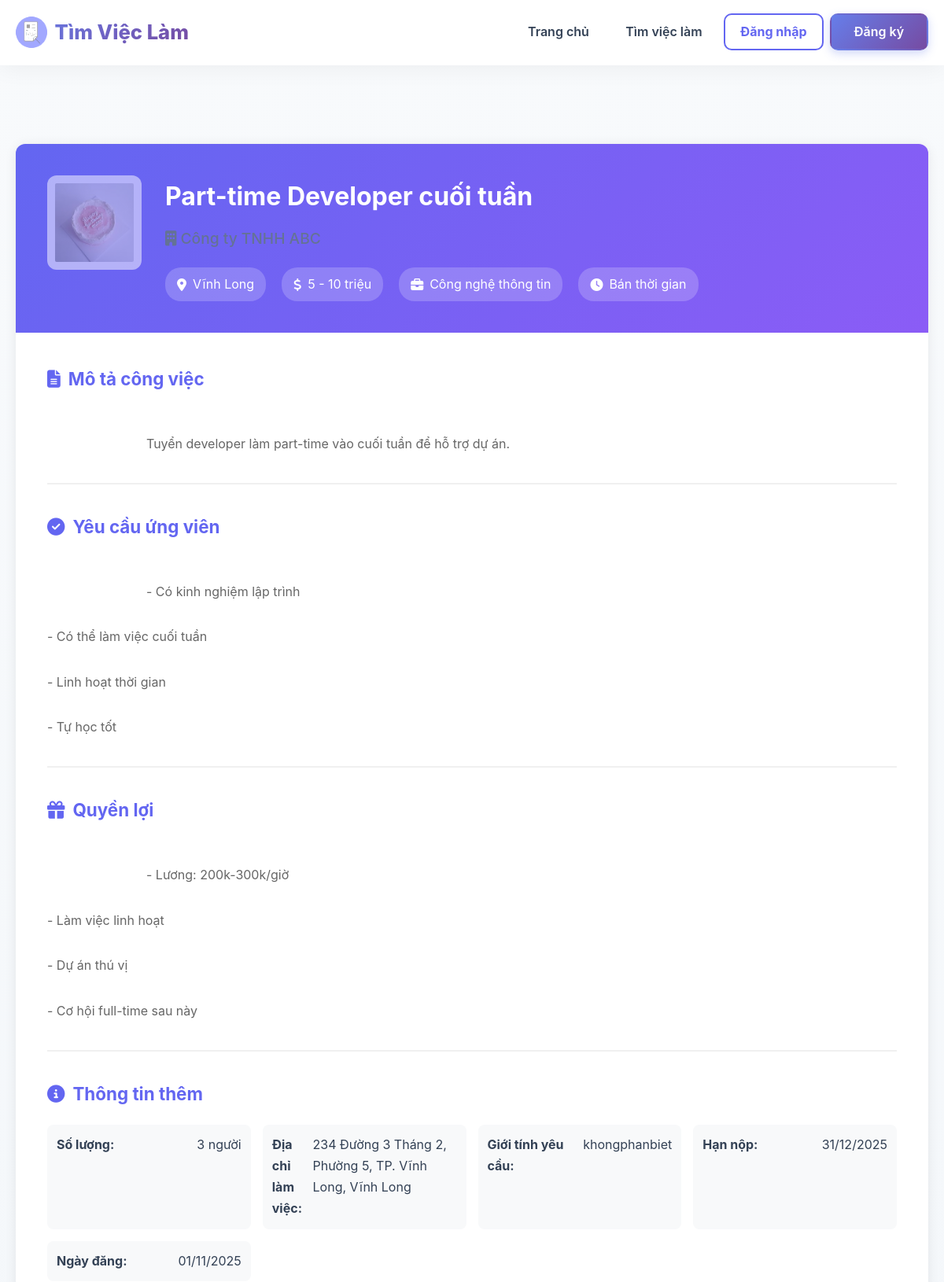
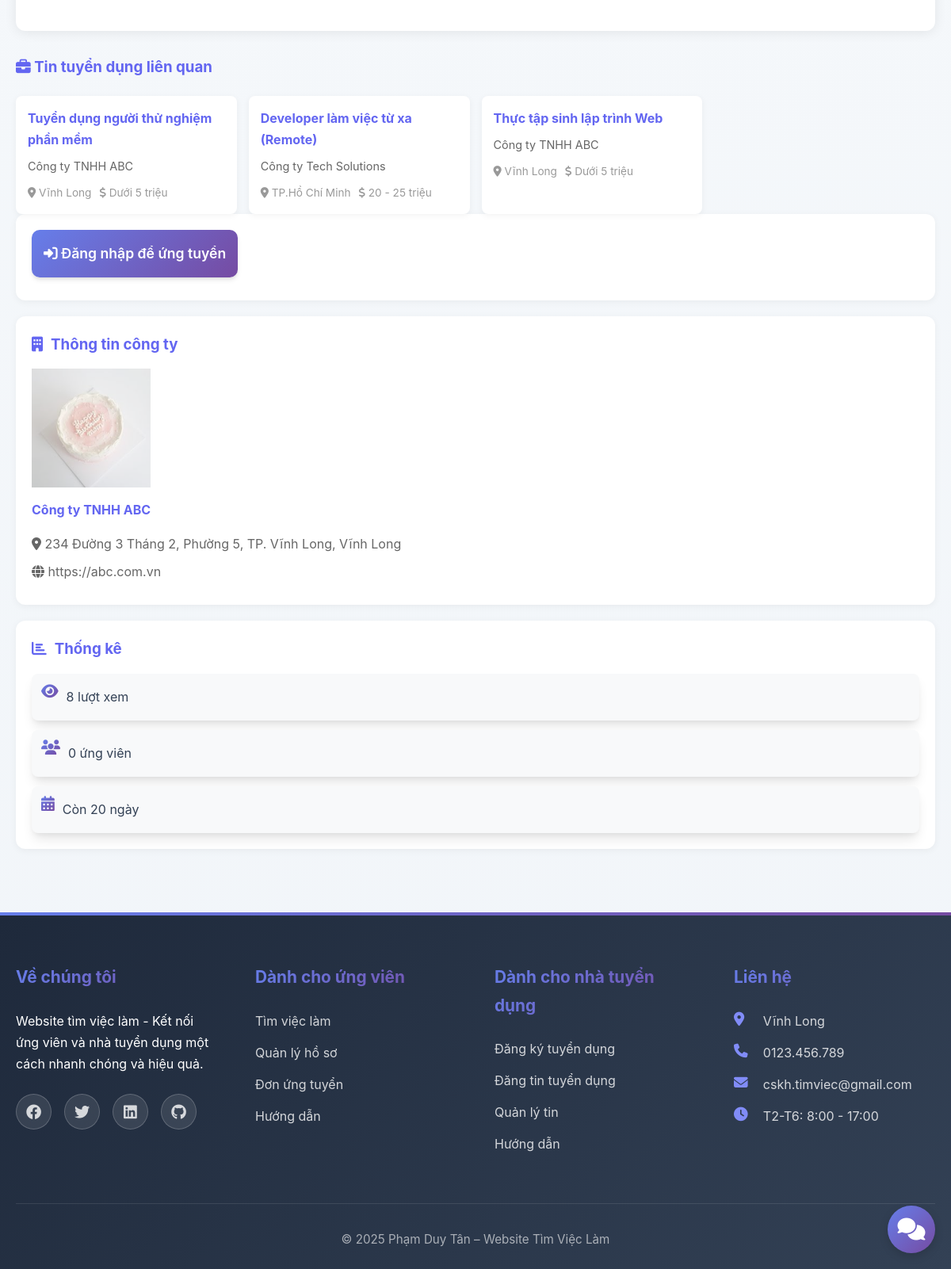
The page /tintuyendung/chitiet/12 on the database its author committed (2 pictures, top to bottom).
### tables this page shows
CREATE TABLE `tintuyendung` (
  `id` int(11) NOT NULL,
  `nguoidung_id` int(11) NOT NULL COMMENT 'ID nhà tuyển dụng',
  `tieude` varchar(500) NOT NULL,
  `nganhnghe_id` int(11) NOT NULL,
  `mucluong_id` int(11) DEFAULT NULL,
  `loaicongviec_id` int(11) DEFAULT NULL,
  `tinhthanh_id` int(11) DEFAULT NULL,
  `diachilamviec` text DEFAULT NULL,
  `soluong` int(11) DEFAULT 1,
  `gioitinh_yc` enum('nam','nu','khongphanbiet') DEFAULT 'khongphanbiet',
  `mota` text DEFAULT NULL,
  `yeucau` text DEFAULT NULL,
  `quyenloi` text DEFAULT NULL,
  `ngayhethan` date NOT NULL,
  `trangthai` enum('choduyet','dangmo','hethan','dong','an') DEFAULT 'choduyet',
  `luotxem` int(11) DEFAULT 0,
  `ngaydang` datetime DEFAULT current_timestamp(),
  `ngaycapnhat` datetime DEFAULT current_timestamp() ON UPDATE current_timestamp()
);

CREATE TABLE `thongtinnhatuyendung` (
  `id` int(11) NOT NULL,
  `nguoidung_id` int(11) NOT NULL,
  `tencongty` varchar(255) NOT NULL,
  `masothue` varchar(50) DEFAULT NULL,
  `diachi_congty` text DEFAULT NULL,
  `website` varchar(255) DEFAULT NULL,
  `logo` varchar(255) DEFAULT NULL,
  `mota` text DEFAULT NULL,
  `quymo` varchar(100) DEFAULT NULL,
  `linhvuc` varchar(255) DEFAULT NULL,
  `email_congty` varchar(255) DEFAULT NULL,
  `lydoyeucau` text DEFAULT NULL COMMENT 'Lý do muốn trở thành nhà tuyển dụng',
  `ngaygui` datetime DEFAULT current_timestamp(),
  `ngaycapnhat` datetime DEFAULT current_timestamp() ON UPDATE current_timestamp()
);

CREATE TABLE `tinhthanh` (
  `id` int(11) NOT NULL,
  `tentinh` varchar(255) NOT NULL,
  `trangthai` enum('hoatdong','an') DEFAULT 'hoatdong',
  `ngaytao` datetime DEFAULT current_timestamp()
);

CREATE TABLE `mucluong` (
  `id` int(11) NOT NULL,
  `tenmucluong` varchar(255) NOT NULL,
  `giatri_min` decimal(15,2) DEFAULT NULL,
  `giatri_max` decimal(15,2) DEFAULT NULL,
  `trangthai` enum('hoatdong','an') DEFAULT 'hoatdong',
  `ngaytao` datetime DEFAULT current_timestamp()
);

CREATE TABLE `nganhnghe` (
  `id` int(11) NOT NULL,
  `tennganh` varchar(255) NOT NULL,
  `mota` text DEFAULT NULL,
  `trangthai` enum('hoatdong','an') DEFAULT 'hoatdong',
  `ngaytao` datetime DEFAULT current_timestamp()
);

CREATE TABLE `loaicongviec` (
  `id` int(11) NOT NULL,
  `tenloai` varchar(255) NOT NULL,
  `mota` text DEFAULT NULL,
  `trangthai` enum('hoatdong','an') DEFAULT 'hoatdong',
  `ngaytao` datetime DEFAULT current_timestamp()
);

### app/controllers/TintuyendungController.php (called while the page is built, shortened)
<?php
require_once BASE_PATH . 'app/models/TinTuyenDungModel.php';
class TintuyendungController extends BaseController {
    private $tinModel;
    public function __construct() {
        $this->tinModel = new TinTuyenDungModel();
    }
    public function chitiet($id) {
        $tin = $this->tinModel->layChiTiet($id);
        $this->tinModel->tangLuotXem($id);
        $daUngTuyen = false;
        $tinLienQuan = $this->tinModel->timKiem('', $tin['nganhnghe_id'], null, null, null, 4, 0);
        $data = [
            'pageTitle' => $tin['tieude'],
            'tin' => $tin,
            'daUngTuyen' => $daUngTuyen,
            'tinLienQuan' => $tinLienQuan
        ];
        $this->view('tintuyendung/chitiet', $data);
    }
}
?>

### app/core/Database.php (called while the page is built, shortened)
<?php
class Database {
    private static $instance = null;
    private $connection;
    private function __construct() {
        try {
            $this->connection = new PDO(
                "mysql:host=" . DB_HOST . ";dbname=" . DB_NAME . ";charset=utf8mb4",
                DB_USER,
                DB_PASS,
                [
                    PDO::ATTR_ERRMODE => PDO::ERRMODE_EXCEPTION,
                    PDO::ATTR_DEFAULT_FETCH_MODE => PDO::FETCH_ASSOC,
                    PDO::ATTR_EMULATE_PREPARES => false
                ]
            );
        } catch (PDOException $e) {
            die("Database connection failed: " . $e->getMessage());
        }
    }
    public static function getInstance() {
        if (self::$instance === null) {
            self::$instance = new self();
        }
        return self::$instance;
    }
    public function getConnection() {
        return $this->connection;
    }
}

### app/models/TinTuyenDungModel.php (called while the page is built, shortened)
<?php
class TinTuyenDungModel {
    private $db;
    private $table = 'tintuyendung';
    public function __construct() {
        $this->db = Database::getInstance()->getConnection();
    }
    public function layChiTiet($id) {
        $sql = "SELECT t.*, n.tennganh, tt.tentinh, m.tenmucluong, l.tenloai,
                nd.hoten, nd.email, nd.sodienthoai, nd.xacminh,
                nhatd.tencongty, nhatd.diachi_congty, nhatd.website, nhatd.logo,
                nhatd.mota as motacongty, nhatd.quymo, nhatd.linhvuc
                FROM " . $this->table . " t
                LEFT JOIN nganhnghe n ON t.nganhnghe_id = n.id
                LEFT JOIN tinhthanh tt ON t.tinhthanh_id = tt.id
                LEFT JOIN mucluong m ON t.mucluong_id = m.id
                LEFT JOIN loaicongviec l ON t.loaicongviec_id = l.id
                LEFT JOIN nguoidung nd ON t.nguoidung_id = nd.id
                LEFT JOIN thongtinnhatuyendung nhatd ON nd.id = nhatd.nguoidung_id
                WHERE t.id = :id";
        $stmt = $this->db->prepare($sql);
        $stmt->bindParam(':id', $id);
        $stmt->execute();
        return $stmt->fetch(PDO::FETCH_ASSOC);
    }
    public function timKiem($tukhoa = '', $nganhnghe = null, $tinhthanh = null, $mucluong = null, $loaicongviec = null, $limit = 20, $offset = 0) {
        $sql = "SELECT t.*, n.tennganh, tt.tentinh, m.tenmucluong, l.tenloai,
                nhatd.tencongty, nhatd.logo
                FROM " . $this->table . " t
                LEFT JOIN nganhnghe n ON t.nganhnghe_id = n.id
                LEFT JOIN tinhthanh tt ON t.tinhthanh_id = tt.id
                LEFT JOIN mucluong m ON t.mucluong_id = m.id
                LEFT JOIN loaicongviec l ON t.loaicongviec_id = l.id
                LEFT JOIN nguoidung nd ON t.nguoidung_id = nd.id
                LEFT JOIN thongtinnhatuyendung nhatd ON nd.id = nhatd.nguoidung_id
                WHERE t.trangthai = 'dangmo' AND t.ngayhethan >= CURDATE()";
        if ($nganhnghe) {
            $sql .= " AND t.nganhnghe_id = :nganhnghe";
        }
        $sql .= " ORDER BY t.ngaydang DESC LIMIT :limit OFFSET :offset";
        $stmt = $this->db->prepare($sql);
        if ($nganhnghe) {
            $stmt->bindParam(':nganhnghe', $nganhnghe, PDO::PARAM_INT);
        }
        $stmt->bindParam(':limit', $limit, PDO::PARAM_INT);
        $stmt->bindParam(':offset', $offset, PDO::PARAM_INT);
        $stmt->execute();
        return $stmt->fetchAll(PDO::FETCH_ASSOC);
    }
}
?>

### app/views/tintuyendung/chitiet.php (the view, shortened to what this page needs)
<?php require_once BASE_PATH . 'app/views/layouts/header.php'; ?>
<div class="container" style="margin-top: 100px;">
    <div class="row">
        <div class="col-md-8">
            <div class="job-detail-card">
                <div class="job-detail-header">
                    <div class="company-logo">
                        <?php if ($tin['logo']): ?>
                            <img src="<?php echo BASE_URL . 'uploads/logo/' . htmlspecialchars($tin['logo']); ?>"
                                 alt="<?php echo htmlspecialchars($tin['tencongty']); ?>">
                        <?php else: ?>
                            <div class="company-avatar-large">
                                <?php echo strtoupper(substr($tin['tencongty'], 0, 1)); ?>
                            </div>
                        <?php endif; ?>
                    </div>
                    <div class="job-detail-title">
                        <h1><?php echo htmlspecialchars($tin['tieude']); ?></h1>
                        <p class="company-name">
                            <i class="fas fa-building"></i>
                        </p>
                        <div class="job-meta">
                            <span><i class="fas fa-map-marker-alt"></i> <?php echo htmlspecialchars($tin['tentinh']); ?></span>
                            <span><i class="fas fa-dollar-sign"></i> <?php echo htmlspecialchars($tin['tenmucluong']); ?></span>
                            <span><i class="fas fa-briefcase"></i> <?php echo htmlspecialchars($tin['tennganh']); ?></span>
                            <span><i class="fas fa-clock"></i> <?php echo htmlspecialchars($tin['tenloai']); ?></span>
                        </div>
                    </div>
                </div>
                <div class="job-detail-body">
                    <div class="info-section">
                        <h3><i class="fas fa-file-alt"></i> Mô tả công việc</h3>
                        <div class="content">
                            <?php echo nl2br(htmlspecialchars($tin['mota'])); ?>
                        </div>
                    </div>
                    <div class="info-section">
                        <h3><i class="fas fa-check-circle"></i> Yêu cầu ứng viên</h3>
                        <div class="content">
                            <?php echo nl2br(htmlspecialchars($tin['yeucau'])); ?>
                        </div>
                    </div>
                    <?php if ($tin['quyenloi']): ?>
                    <div class="info-section">
                        <h3><i class="fas fa-gift"></i> Quyền lợi</h3>
                        <div class="content">
                            <?php echo nl2br(htmlspecialchars($tin['quyenloi'])); ?>
                        </div>
                    </div>
                    <?php endif; ?>
                    <div class="info-section">
                        <h3><i class="fas fa-info-circle"></i> Thông tin thêm</h3>
                        <div class="info-grid">
                            <div class="info-item">
                                <strong>Số lượng:</strong>
                                <span><?php echo htmlspecialchars($tin['soluong']); ?> người</span>
                            </div>
                            <?php if (!empty($tin['diachilamviec'])): ?>
                            <div class="info-item">
                                <strong>Địa chỉ làm việc:</strong>
                                <span><?php echo htmlspecialchars($tin['diachilamviec']); ?></span>
                            </div>
                            <?php endif; ?>
                            <?php if (!empty($tin['gioitinh_yc'])): ?>
                            <div class="info-item">
                                <strong>Giới tính yêu cầu:</strong>
                                <span><?php echo htmlspecialchars($tin['gioitinh_yc']); ?></span>
                            </div>
                            <?php endif; ?>
                            <div class="info-item">
                                <strong>Hạn nộp:</strong>
                                <span><?php echo date('d/m/Y', strtotime($tin['ngayhethan'])); ?></span>
                            </div>
                            <div class="info-item">
                                <strong>Ngày đăng:</strong>
                                <span><?php echo date('d/m/Y', strtotime($tin['ngaydang'])); ?></span>
                            </div>
                        </div>
                    </div>
                </div>
            </div>
            <?php if (!empty($tinLienQuan)): ?>
            <div class="related-jobs">
                <h3><i class="fas fa-briefcase"></i> Tin tuyển dụng liên quan</h3>
                <div class="jobs-grid">
                    <?php foreach ($tinLienQuan as $related): ?>
                        <?php if ($related['id'] != $tin['id']): ?>
                        <div class="job-card-small">
                            <h4>
                                <a href="<?php echo BASE_URL; ?>tintuyendung/chitiet/<?php echo $related['id']; ?>">
                                    <?php echo htmlspecialchars($related['tieude']); ?>
                                </a>
                            </h4>
                            <p><?php echo htmlspecialchars($related['tencongty']); ?></p>
                            <div class="job-tags">
                                <span><i class="fas fa-map-marker-alt"></i> <?php echo htmlspecialchars($related['tentinh']); ?></span>
                                <span><i class="fas fa-dollar-sign"></i> <?php echo htmlspecialchars($related['tenmucluong']); ?></span>
                            </div>
                        </div>
                        <?php endif; ?>
                    <?php endforeach; ?>
                </div>
            </div>
            <?php endif; ?>
        </div>
        <div class="col-md-4">
            <?php if (isset($_SESSION['nguoidung_id']) && $_SESSION['vaitro'] == 'ungvien'): ?>
                <?php if ($daUngTuyen): ?>
                    <div class="apply-box">
                        <button class="btn btn-secondary btn-block" disabled>
                            <i class="fas fa-check-circle"></i> Đã ứng tuyển
                        </button>
                        <p style="text-align: center; margin-top: 10px; color: #666;">
                            Bạn đã nộp đơn ứng tuyển vào vị trí này
                        </p>
                    </div>
                <?php else: ?>
                    <div class="apply-box">
                        <button class="btn btn-primary btn-block" data-toggle="modal" data-target="#applyModal">
                            <i class="fas fa-paper-plane"></i> Ứng tuyển ngay
                        </button>
                    </div>
                <?php endif; ?>
            <?php elseif (!isset($_SESSION['nguoidung_id'])): ?>
                <div class="apply-box">
                    <a href="<?php echo BASE_URL; ?>dangnhap" class="btn btn-primary btn-block">
                        <i class="fas fa-sign-in-alt"></i> Đăng nhập để ứng tuyển
                    </a>
                </div>
            <?php endif; ?>
            <div class="company-info-box">
                <h3><i class="fas fa-building"></i> Thông tin công ty</h3>
                <div class="company-details">
                    <?php if ($tin['logo']): ?>
                        <img src="<?php echo BASE_URL . 'uploads/logo/' . $tin['logo']; ?>"
                             alt="<?php echo htmlspecialchars($tin['tencongty']); ?>"
                             style="width: 100%; max-width: 150px; margin-bottom: 15px;">
                    <?php endif; ?>
                    <h4><?php echo htmlspecialchars($tin['tencongty']); ?></h4>
                    <?php if ($tin['diachi_congty']): ?>
                        <p><i class="fas fa-map-marker-alt"></i> <?php echo htmlspecialchars($tin['diachi_congty']); ?></p>
                    <?php endif; ?>
                    <?php if ($tin['website']): ?>
                        <p><i class="fas fa-globe"></i> <a href="<?php echo htmlspecialchars($tin['website']); ?>" target="_blank" rel="noopener noreferrer"><?php echo htmlspecialchars($tin['website']); ?></a></p>
                    <?php endif; ?>
                </div>
            </div>
            <div class="job-stats-box">
                <h3><i class="fas fa-chart-bar"></i> Thống kê</h3>
                <div class="stats">
                    <div class="stat-item">
                        <i class="fas fa-eye"></i>
                        <span><?php echo number_format($tin['luotxem']); ?> lượt xem</span>
                    </div>
                    <div class="stat-item">
                        <i class="fas fa-users"></i>
                        <span><?php echo number_format($tin['sodon'] ?? 0); ?> ứng viên</span>
                    </div>
                    <div class="stat-item">
                        <i class="fas fa-calendar-alt"></i>
                        <span>Còn <?php echo max(0, floor((strtotime($tin['ngayhethan']) - time()) / 86400)); ?> ngày</span>
                    </div>
                </div>
            </div>
        </div>
    </div>
</div>
<?php require_once BASE_PATH . 'app/views/layouts/footer.php'; ?>

### rows shown on the page
tintuyendung: thongtinnhatuyendung.logo (picture), tieude "Part-time Developer cuối tuần", tinhthanh.tentinh "Vĩnh Long", mucluong.tenmucluong "5 - 10 triệu", nganhnghe.tennganh "Công nghệ thông tin", loaicongviec.tenloai "Bán thời gian", mota "Tuyển developer làm part-time vào cuối tuần để hỗ trợ dự án.", yeucau "- Có kinh nghiệm lập trình - Có thể làm việc cuối tuần - Linh hoạt thời gian - Tự học tốt", quyenloi "- Lương: 200k-300k/giờ - Làm việc linh hoạt - Dự án thú vị - Cơ hội full-time sau này", soluong "3", diachilamviec "234 Đường 3 Tháng 2, Phường 5, TP. Vĩnh Long, Vĩnh Long", gioitinh_yc "khongphanbiet", ngayhethan "31/12/2025", ngaydang "01/11/2025", thongtinnhatuyendung.tencongty "Công ty TNHH ABC", thongtinnhatuyendung.diachi_congty "234 Đường 3 Tháng 2, Phường 5, TP. Vĩnh Long, Vĩnh Long", thongtinnhatuyendung.website "https://abc.com.vn", luotxem "8"
tintuyendung: tieude "Tuyển dụng người thử nghiệm phần mềm", thongtinnhatuyendung.tencongty "Công ty TNHH ABC", tinhthanh.tentinh "Vĩnh Long", mucluong.tenmucluong "Dưới 5 triệu"
tintuyendung: tieude "Developer làm việc từ xa (Remote)", thongtinnhatuyendung.tencongty "Công ty Tech Solutions", tinhthanh.tentinh "TP.Hồ Chí Minh", mucluong.tenmucluong "20 - 25 triệu"
tintuyendung: tieude "Thực tập sinh lập trình Web", thongtinnhatuyendung.tencongty "Công ty TNHH ABC", tinhthanh.tentinh "Vĩnh Long", mucluong.tenmucluong "Dưới 5 triệu"

### other values the page prints
$tin['sodon'] "0"
